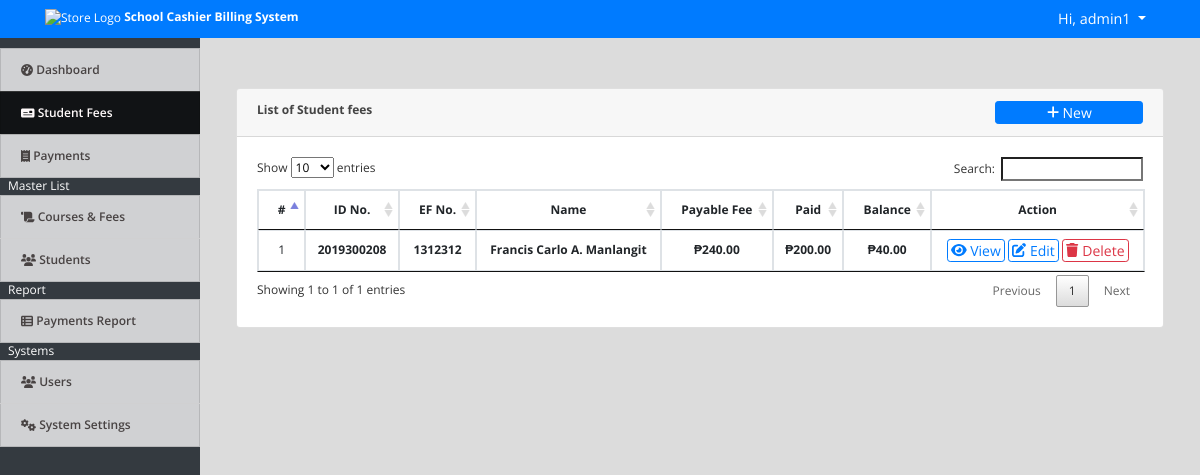
The app's page /index.php?page=fees (signed in) with its own data.
### tables this page shows
CREATE TABLE `student_ef_list` (
  `id` int(30) NOT NULL,
  `student_id` int(30) NOT NULL,
  `ef_no` varchar(200) NOT NULL,
  `course_id` int(30) NOT NULL,
  `total_fee` float NOT NULL,
  `date_created` datetime NOT NULL DEFAULT CURRENT_TIMESTAMP
);

CREATE TABLE `student` (
  `id` int(30) NOT NULL,
  `id_no` varchar(100) NOT NULL,
  `name` text NOT NULL,
  `contact` varchar(100) NOT NULL,
  `address` text NOT NULL,
  `email` varchar(200) NOT NULL,
  `date_created` datetime NOT NULL DEFAULT CURRENT_TIMESTAMP
);

### fees.php (the view, shortened to what this page needs)
<?php include('db_connect.php');?>
<div class="container-fluid">
	<div class="col-lg-12">
		<div class="row">
			<div class="col-md-12">
				<div class="card">
					<div class="card-header">
						<b>List of Student fees </b>
						<span class="float:right"><a class="btn btn-primary btn-block btn-sm col-sm-2 float-right" href="javascript:void(0)" id="new_fees">
					<i class="fa fa-plus"></i> New
				</a></span>
					</div>
					<div class="card-body">
						<table class="table table-condensed table-bordered table-hover">
							<thead>
								<tr>
									<th class="text-center">#</th>
									<th class="text-center">ID No.</th>
									<th class="text-center">EF No.</th>
									<th class="text-center">Name</th>
									<th class="text-center">Payable Fee</th>
									<th class="text-center">Paid</th>
									<th class="text-center">Balance</th>
									<th class="text-center">Action</th>
								</tr>
							</thead>
							<tbody>
								<?php
								$i = 1;
								$fees = $conn->query("SELECT ef.*,s.name as sname,s.id_no FROM student_ef_list ef inner join student s on s.id = ef.student_id order by s.name asc ");
								while($row=$fees->fetch_assoc()):
									$paid = $conn->query("SELECT sum(amount) as paid FROM payments where ef_id=".$row['id']);
									$paid = $paid->num_rows > 0 ? $paid->fetch_array()['paid']:'';
									$balance = $row['total_fee'] - $paid;
								?>
								<tr>
									<td class="text-center"><?php echo $i++ ?></td>
									<td class="text-center">
										<p> <b><?php echo $row['id_no'] ?></b></p>
									</td>
									<td class="text-center">
										<p> <b><?php echo $row['ef_no'] ?></b></p>
									</td>
									<td class="text-center">
										<p> <b><?php echo ucwords($row['sname']) ?></b></p>
									</td>
									<td class="text-center">
										<p> <b>&#8369;<?php echo number_format($row['total_fee'],2) ?></b></p>
									</td>
									<td class="text-center">
										<p> <b>&#8369;<?php echo number_format($paid,2) ?></b></p>
									<td class="text-center">
										<p> <b>&#8369;<?php echo number_format($balance,2) ?></b></p>
									</td>
									<td class="text-center">
										<button class="btn btn-sm btn-outline-primary view_payment" type="button" data-id="<?php echo $row['id'] ?>"><i class="fa fa-eye"></i> View</button>
										<button class="btn btn-sm btn-outline-primary edit_fees" type="button" data-id="<?php echo $row['id'] ?>"><i class="fa fa-edit"></i> Edit</button>
										<button class="btn btn-sm btn-outline-danger delete_fees" type="button" data-id="<?php echo $row['id'] ?>"><i class="fa fa-trash"></i> Delete</button>
									</td>
								</tr>
								<?php endwhile; ?>
							</tbody>
						</table>
					</div>
				</div>
			</div>
		</div>
	</div>
</div>

### assets/css/style.css (style rules this page uses)
body { font-family: "Open Sans", sans-serif; color: #444444; width: 100%; height: calc(100%); font-size: 12px; }
a { color: #1977cc; }
.btn-sm { padding: .0001rem .2rem; }

### index.php (style rules this page uses)
body { background: #80808045; }

### fees.php (style rules this page uses)
td { vertical-align: middle !important; }
td p { margin: unset }

### records on screen
student_ef_list: student.id_no "2019300208", ef_no "1312312", student.name "Francis Carlo A. Manlangit", total_fee "240.00", paid "200.00", balance "40.00"

### other values on screen
$_SESSION['system']['name'] "School Cashier Billing System"
$_SESSION['login_name'] "admin1"
